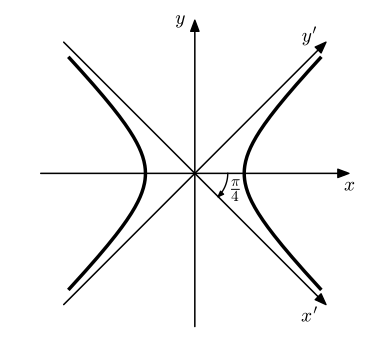

Generate this figure with Python:
import matplotlib.pyplot as plt
import numpy as np
import matplotlib.colors as colors
import math

from matplotlib import cm
from matplotlib import rc

__author__ = 'ernesto'

# if use latex or mathtext
rc('text', usetex=False)
rc('mathtext', fontset='cm')


# auxiliar function for plot ticks of equal length in x and y axis despite its scales.
def convert_display_to_data_coordinates(transData, length=10):
    # create a transform which will take from display to data coordinates
    inv = transData.inverted()
    # transform from display coordinates to data coordinates in x axis
    data_coords = inv.transform([(0, 0), (length, 0)])
    # get the length of the segment in data units
    yticks_len = data_coords[1, 0] - data_coords[0, 0]
    # transform from display coordinates to data coordinates in y axis
    data_coords = inv.transform([(0, 0), (0, length)])
    # get the length of the segment in data units
    xticks_len = data_coords[1, 1] - data_coords[0, 1]
    return xticks_len, yticks_len


#####################################
# PARAMETERS - This can be modified #
#####################################

# parámetros de la elipse
a = 1.5
theta = -math.pi / 4

#####################
# END OF PARAMETERS #
#####################

xmax = 4
xmin = -xmax
ymax = 4
ymin = -ymax

# axis parameters
dx = 0.7
xmax_ax = xmax + dx
xmin_ax = xmin - dx
ymax_ax = ymax + dx
ymin_ax = ymin - dx

# hiperbola
dx = 0.5
y = np.linspace(ymin + dx, ymax - dx, 200)
# rama derecha
xd = np.sqrt(np.square(y) + a**2)
xi = -np.sqrt(np.square(y) + a**2)

# length of the ticks for all subplot (6 pixels)
display_length = 6  # in pixels
# x ticks labels margin
xtm = -0.55
# font size
fontsize = 14
# colors from coolwarm
cNorm = colors.Normalize(vmin=0, vmax=1)
scalarMap = cm.ScalarMappable(norm=cNorm, cmap=cm.coolwarm)
col10 = scalarMap.to_rgba(0.1)
col20 = scalarMap.to_rgba(1)


f0 = plt.figure(0, figsize=(4, 4), frameon=False)
ax = plt.subplot2grid((4, 4), (0, 0), rowspan=4, colspan=4)

plt.axis('equal')
plt.xlim(xmin_ax, xmax_ax)
plt.ylim(ymin_ax, ymax_ax)

f0.canvas.draw()
ymin_ax, ymax_ax = ax.get_ylim()
xmin_ax, xmax_ax = ax.get_xlim()


# horizontal and vertical ticks length
xtl, ytl = convert_display_to_data_coordinates(ax.transData, length=display_length)

# axis arrows
plt.annotate("", xytext=(xmin_ax, 0), xycoords='data', xy=(xmax_ax, 0), textcoords='data',
             arrowprops=dict(width=0.1, headwidth=6, headlength=8, facecolor='black', shrink=0.002), zorder=-1)
plt.annotate("", xytext=(0, ymin_ax), xycoords='data', xy=(0, ymax_ax), textcoords='data',
             arrowprops=dict(width=0.1, headwidth=6, headlength=8, facecolor='black', shrink=0.002), zorder=-1)

# ejes rotados
plt.annotate("", xytext=(xmin, ymin), xycoords='data', xy=(xmax, ymax), textcoords='data',
             arrowprops=dict(width=0.1, headwidth=6, headlength=8, facecolor='black', shrink=0.002), zorder=-1)

plt.annotate("", xytext=(xmin, ymax), xycoords='data', xy=(xmax, ymin), textcoords='data',
             arrowprops=dict(width=0.1, headwidth=6, headlength=8, facecolor='black', shrink=0.002), zorder=-1)


# hipérbola
plt.plot(xd, y, 'k-', lw=2.5)
plt.plot(xi, y, 'k-', lw=2.5)
# angle
t1 = np.linspace(0, theta, 30)
lt = 1
xt = lt * np.cos(t1)
yt = lt * np.sin(t1)
plt.plot(xt, yt, 'k', lw=1)
dx = 0.1
plt.annotate("", xytext=(lt/math.sqrt(2)+dx, -lt/math.sqrt(2)+dx), xycoords='data', xy=(lt/math.sqrt(2), -lt/math.sqrt(2)), textcoords='data',
             arrowprops=dict(width=0.1, headwidth=3, headlength=4, facecolor='black', shrink=0.002), zorder=-1)


# labels
plt.text(xmax_ax, xtm, '$x$', fontsize=fontsize, ha='center', va='baseline')
plt.text(-0.3, ymax_ax, '$y$', fontsize=fontsize, ha='right', va='center')
plt.text(xmax - 0.5, ymin - 0.5, '$x\'$', fontsize=fontsize, ha='center', va='baseline')
plt.text(xmax - 0.5, ymax, '$y\'$', fontsize=fontsize, ha='center', va='baseline')

plt.text(lt + 0.1, -0.6, '$\dfrac{\pi}{4}$', fontsize=11, ha='left', va='baseline')

plt.axis('off')

# save as pdf image
plt.savefig('square_mapping_rotated_hyperbola.pdf', bbox_inches='tight')

###############################################
###############################################

# hiperbola
dx = 1.4
y1 = np.linspace(ymin, ymax, 200)
# ramas izquierda y derecha
a1 = 1
xd1 = np.sqrt(np.square(y1) + a1**2)
xi1 = -np.sqrt(np.square(y1) + a1**2)

# hiperbola rotada
a2 = 1.8
dx = 1.4
y2 = np.linspace(ymin + dx, ymax - dx, 200)
xd2 = np.sqrt(np.square(y2) + a2**2)
xi2 = -np.sqrt(np.square(y2) + a2**2)
# matriz de rotación
phi = math.pi / 4
rmatrix = np.array([[math.cos(phi), -math.sin(phi)], [math.sin(phi), math.cos(phi)]])
# ramas superior e inferior
ub = np.dot(rmatrix, [xd2, y2])
db = np.dot(rmatrix, [xi2, y2])

f1 = plt.figure(1, figsize=(8, 4), frameon=False)
ax = plt.subplot2grid((4, 8), (0, 0), rowspan=4, colspan=4)

plt.axis('equal')
plt.xlim(xmin_ax, xmax_ax)
plt.ylim(ymin_ax, ymax_ax)

f1.canvas.draw()
ymin_ax, ymax_ax = ax.get_ylim()
xmin_ax, xmax_ax = ax.get_xlim()


# horizontal and vertical ticks length
xtl, ytl = convert_display_to_data_coordinates(ax.transData, length=display_length)

# axis arrows
plt.annotate("", xytext=(xmin_ax, 0), xycoords='data', xy=(xmax_ax, 0), textcoords='data',
             arrowprops=dict(width=0.1, headwidth=6, headlength=8, facecolor='black', shrink=0.002), zorder=-1)
plt.annotate("", xytext=(0, ymin_ax), xycoords='data', xy=(0, ymax_ax), textcoords='data',
             arrowprops=dict(width=0.1, headwidth=6, headlength=8, facecolor='black', shrink=0.002), zorder=-1)

# hipérbolas
plt.plot(xd1, y1, 'k-', lw=2)
plt.plot(xi1, y1, 'k-', lw=2)

plt.plot(ub[0, :], ub[1, :], 'r-', lw=2)
plt.plot(db[0, :], db[1, :], 'r-', lw=2)

# flechas
y0 = 2.7
idx = (np.abs(y1 - y0)).argmin()
plt.annotate("", xytext=(xi1[idx + 1], y1[idx + 1]), xycoords='data', xy=(xi1[idx], y1[idx]), textcoords='data',
             arrowprops=dict(width=0.1, headwidth=5, headlength=10, facecolor='black', shrink=0.002), zorder=-1)
y0 = -2.7
idx = (np.abs(y1 - y0)).argmin()
plt.annotate("", xytext=(xd1[idx - 1], y1[idx - 1]), xycoords='data', xy=(xd1[idx], y1[idx]), textcoords='data',
             arrowprops=dict(width=0.1, headwidth=5, headlength=10, facecolor='black', shrink=0.002), zorder=-1)
y0 = 2.7
idx = (np.abs(ub[1, :] - y0)).argmin()
plt.annotate("", xytext=(ub[0, idx + 1], ub[1, idx + 1]), xycoords='data', xy=(ub[0, idx], ub[1, idx]),
             textcoords='data', arrowprops=dict(width=0.1, headwidth=5, headlength=10, facecolor='r',
                                                edgecolor='r', shrink=0.002), zorder=-1)
y0 = -2.7
idx = (np.abs(db[1, :] - y0)).argmin()
plt.annotate("", xytext=(db[0, idx - 1], db[1, idx - 1]), xycoords='data', xy=(db[0, idx], db[1, idx]),
             textcoords='data', arrowprops=dict(width=0.1, headwidth=5, headlength=10, facecolor='r',
                                                edgecolor='r', shrink=0.002), zorder=-1)

# labels
plt.text(xmax_ax, xtm, '$x$', fontsize=fontsize, ha='center', va='baseline')
plt.text(-0.3, ymax_ax, '$y$', fontsize=fontsize, ha='right', va='center')

plt.axis('off')

#####################################

f2 = plt.figure(1, figsize=(8, 4), frameon=False)
ax = plt.subplot2grid((4, 8), (0, 4), rowspan=4, colspan=4)

plt.axis('equal')
plt.xlim(xmin_ax, xmax_ax)
plt.ylim(ymin_ax, ymax_ax)

f1.canvas.draw()
ymin_ax, ymax_ax = ax.get_ylim()
xmin_ax, xmax_ax = ax.get_xlim()

# axis arrows
plt.annotate("", xytext=(xmin_ax, 0), xycoords='data', xy=(xmax_ax, 0), textcoords='data',
             arrowprops=dict(width=0.1, headwidth=6, headlength=8, facecolor='black', shrink=0.002), zorder=-1)
plt.annotate("", xytext=(0, ymin_ax), xycoords='data', xy=(0, ymax_ax), textcoords='data',
             arrowprops=dict(width=0.1, headwidth=6, headlength=8, facecolor='black', shrink=0.002), zorder=-1)

# imagen de las hipérbolas
f = 1
c1 = f * (a1 ** 2)
plt.plot([c1, c1], [ymin, ymax], 'k-', lw=2)
c2 = f * (a2 ** 2)
plt.plot([xmin, xmax], [c2, c2], 'r-', lw=2)

# flechas
v0 = -2.5
d = 0.05
plt.annotate("", xytext=(c1, v0-d), xycoords='data', xy=(c1, v0), textcoords='data',
             arrowprops=dict(width=0.1, headwidth=5, headlength=10, facecolor='black', shrink=0.002), zorder=-1)
u0 = -2.5
plt.annotate("", xytext=(u0 - d, c2), xycoords='data', xy=(u0, c2),
             textcoords='data', arrowprops=dict(width=0.1, headwidth=5, headlength=10, facecolor='r',
                                                edgecolor='r', shrink=0.002), zorder=-1)

# labels
plt.text(xmax_ax, xtm, '$u$', fontsize=fontsize, ha='center', va='baseline')
plt.text(-0.3, ymax_ax, '$v$', fontsize=fontsize, ha='right', va='center')

plt.text(c1 + 0.15, xtm, '$c_1$', fontsize=fontsize, ha='left', va='baseline')
plt.text(-0.15, c2 + 0.1, '$c_2$', fontsize=fontsize, ha='right', va='bottom')



plt.axis('off')


# save as pdf image
plt.savefig('square_mapping_hyperbola.pdf', bbox_inches='tight')






plt.show()
